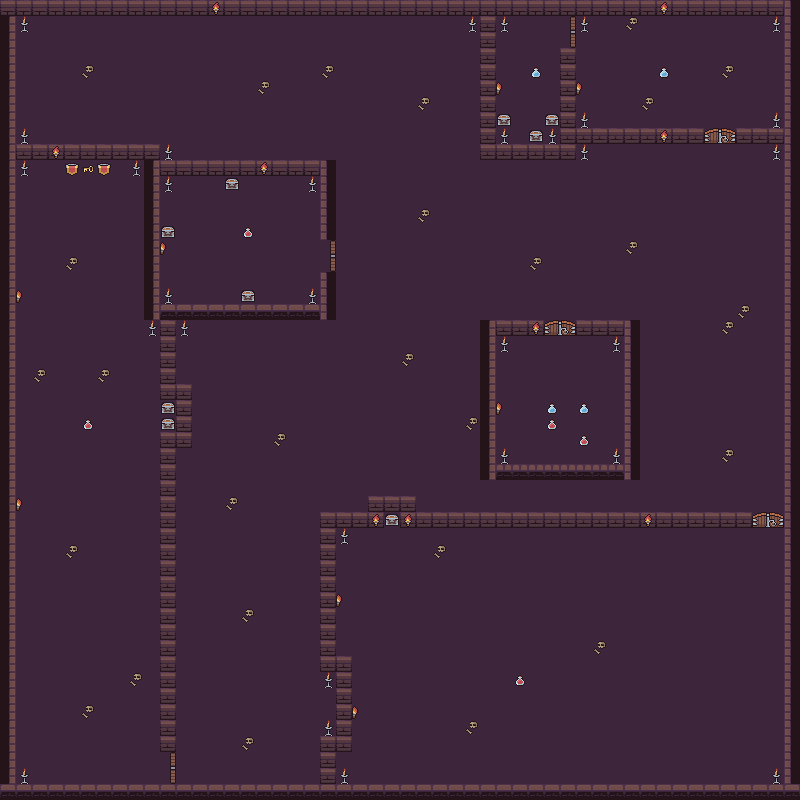

This is a level from a 2D game, rendered from its Tiled map with the project's own tilesets. A one-line summary and the map file follow, with tile-layer data summarised:
An orthogonal 50x50 tile map with 16x16 px tiles, 10 tile layers (bottom, walls, doors, chests, ...), 1 hidden layer not drawn.

<map version="1.10" tiledversion="1.10.2" orientation="orthogonal" renderorder="right-down" width="50" height="50" tilewidth="16" tileheight="16" infinite="0" nextlayerid="12" nextobjectid="1">
 <tileset firstgid="1" source="./Dungeon_Tileset.tsx" />
 <layer id="1" name="bottom" width="50" height="50">
  <data>[2500 cells, 2500 non-empty, 1 distinct tile ids]</data>
 </layer>
 <layer id="2" name="walls" width="50" height="50">
  <data>[2500 cells, 384 non-empty, 6 distinct tile ids]</data>
 </layer>
 <layer id="3" name="doors" width="50" height="50">
  <data>[2500 cells, 12 non-empty, 4 distinct tile ids]</data>
 </layer>
 <layer id="4" name="chests" width="50" height="50">
  <data>[2500 cells, 9 non-empty, 1 distinct tile ids]</data>
 </layer>
 <layer id="5" name="coins" width="50" height="50" visible="0">
  <data>[2500 cells, 475 non-empty, 1 distinct tile ids]</data>
 </layer>
 <layer id="6" name="tourch" width="50" height="50">
  <data>[2500 cells, 31 non-empty, 1 distinct tile ids]</data>
 </layer>
 <layer id="7" name="banner" width="50" height="50">
  <data>[2500 cells, 2 non-empty, 1 distinct tile ids]</data>
 </layer>
 <layer id="8" name="keys" width="50" height="50">
  <data>[2500 cells, 1 non-empty, 1 distinct tile ids]</data>
 </layer>
 <layer id="9" name="tranke" width="50" height="50">
  <data>[2500 cells, 9 non-empty, 2 distinct tile ids]</data>
 </layer>
 <layer id="10" name="skull" width="50" height="50">
  <data>[2500 cells, 28 non-empty, 1 distinct tile ids]</data>
 </layer>
 <layer id="11" name="walltourch" width="50" height="50">
  <data>[2500 cells, 17 non-empty, 2 distinct tile ids]</data>
 </layer>
</map>
